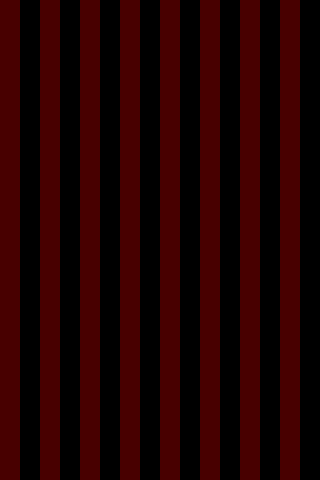

A level layout from a 2D game, rendered from its tile map. Below: a short description, then the map file with tile-grid data replaced by summaries:
An orthogonal 32x48 tile map with 10x10 px tiles, 1 tile layer (Tile Layer 1) and 79 objects.

<map version="1.0" orientation="orthogonal" renderorder="right-down" width="32" height="48" tilewidth="10" tileheight="10" nextobjectid="81">
 <properties>
  <property name="hazard_type" value="bunker" />
  <property name="par" value="4" />
  <property name="target_x" value="26" />
  <property name="target_y" value="7" />
  <property name="tee_x" value="7" />
  <property name="tee_y" value="47" />
  <property name="yards" value="358" />
 </properties>
 <tileset firstgid="1" name="tiles" tilewidth="10" tileheight="10" tilecount="1">
  <image source="tiles.png" width="10" height="10" />
 </tileset>
 <layer name="Tile Layer 1" width="32" height="48" opacity="0.32">
  <data>[1536 cells, 768 non-empty, 1 distinct tile ids]</data>
 </layer>
 <objectgroup name="quads">
  <object id="1" x="220" y="122" width="21" height="70">
   <properties>
    <property name="type" value="water" />
   </properties>
  </object>
  <object id="2" x="220.5" y="181" width="19.5" height="119.5">
   <properties>
    <property name="type" value="water" />
   </properties>
  </object>
  <object id="3" x="238" y="289.5" width="20.5" height="81">
   <properties>
    <property name="type" value="water" />
   </properties>
  </object>
  <object id="4" x="220.5" y="361" width="23" height="119.5">
   <properties>
    <property name="type" value="water" />
   </properties>
  </object>
  <object id="5" x="200.5" y="1" width="21.5" height="130.5">
   <properties>
    <property name="type" value="water" />
   </properties>
  </object>
  <object id="6" x="59.8182" y="460.182" width="20.2727" height="38.8182">
   <properties>
    <property name="type" value="fairway" />
   </properties>
  </object>
  <object id="7" x="240" y="30.5" width="59" height="69.5">
   <properties>
    <property name="type" value="fairway" />
   </properties>
  </object>
  <object id="8" x="223" y="61" width="37" height="49.5">
   <properties>
    <property name="type" value="fairway" />
   </properties>
  </object>
  <object id="11" x="139.5" y="151" width="60.5" height="69.5">
   <properties>
    <property name="type" value="water" />
   </properties>
  </object>
  <object id="12" x="121" y="170.5" width="38.5" height="40">
   <properties>
    <property name="type" value="water" />
   </properties>
  </object>
  <object id="13" x="180.5" y="161" width="41.5" height="49.5">
   <properties>
    <property name="type" value="water" />
   </properties>
  </object>
  <object id="14" x="81.5" y="90.5" width="99" height="50.5">
   <properties>
    <property name="type" value="fairway" />
   </properties>
  </object>
  <object id="15" x="40" y="110.5" width="60" height="60">
   <properties>
    <property name="type" value="fairway" />
   </properties>
  </object>
  <object id="16" x="20" y="161" width="60" height="119">
   <properties>
    <property name="type" value="fairway" />
   </properties>
  </object>
  <object id="17" x="41" y="270.5" width="79" height="90">
   <properties>
    <property name="type" value="fairway" />
   </properties>
  </object>
 </objectgroup>
 <objectgroup color="#ffaa00" name="triangles">
  <object id="9" x="221.667" y="30.6667" width="21.3333" height="32.6667">
   <properties>
    <property name="omit" value="0" />
    <property name="type" value="fairway" />
   </properties>
  </object>
  <object id="10" x="258" y="98" width="42" height="12.6667">
   <properties>
    <property name="omit" value="2" />
    <property name="type" value="fairway" />
   </properties>
  </object>
  <object id="18" x="40.5" y="90.5" width="44.5" height="23.5">
   <properties>
    <property name="omit" value="0" />
    <property name="type" value="fairway" />
   </properties>
  </object>
  <object id="19" x="20" y="110.5" width="23.5" height="53.5">
   <properties>
    <property name="omit" value="0" />
    <property name="type" value="fairway" />
   </properties>
  </object>
  <object id="20" x="20" y="278" width="24" height="83">
   <properties>
    <property name="omit" value="1" />
    <property name="type" value="fairway" />
   </properties>
  </object>
 </objectgroup>
 <objectgroup color="#55aa00" name="trees">
  <object id="21" x="304.375" y="80.375" width="5.25" height="5.25" />
  <object id="22" x="308.375" y="102.375" width="5.25" height="5.25" />
  <object id="23" x="296.375" y="118.375" width="5.25" height="5.25" />
  <object id="24" x="261.042" y="125.375" width="5.25" height="5.25" />
  <object id="25" x="282.375" y="134.375" width="5.25" height="5.25" />
  <object id="26" x="269.375" y="118.375" width="5.25" height="5.25" />
  <object id="27" x="192.708" y="134.042" width="5.25" height="5.25" />
  <object id="28" x="209.375" y="138.708" width="5.25" height="5.25" />
  <object id="29" x="203.375" y="150.708" width="5.25" height="5.25" />
  <object id="30" x="210.042" y="214.042" width="5.25" height="5.25" />
  <object id="31" x="203.375" y="232.708" width="5.25" height="5.25" />
  <object id="32" x="246.042" y="261.375" width="5.25" height="5.25" />
  <object id="33" x="226.042" y="313.375" width="5.25" height="5.25" />
  <object id="34" x="212.042" y="276.042" width="5.25" height="5.25" />
  <object id="35" x="250.042" y="381.375" width="5.25" height="5.25" />
  <object id="36" x="180.708" y="68.7083" width="5.25" height="5.25" />
  <object id="37" x="165.375" y="59.375" width="5.25" height="5.25" />
  <object id="38" x="142.042" y="71.375" width="5.25" height="5.25" />
  <object id="39" x="126.708" y="63.375" width="5.25" height="5.25" />
  <object id="40" x="112.708" y="59.375" width="5.25" height="5.25" />
  <object id="41" x="92.7083" y="66.0417" width="5.25" height="5.25" />
  <object id="42" x="189.375" y="26.0417" width="5.25" height="5.25" />
  <object id="43" x="176.708" y="42.7083" width="5.25" height="5.25" />
  <object id="44" x="169.375" y="38.0417" width="5.25" height="5.25" />
  <object id="45" x="58.7083" y="73.375" width="5.25" height="5.25" />
  <object id="47" x="26.7083" y="88.7083" width="5.25" height="5.25" />
  <object id="48" x="22.7083" y="100.042" width="5.25" height="5.25" />
  <object id="49" x="43.375" y="70.0417" width="5.25" height="5.25" />
  <object id="50" x="42.7083" y="105.375" width="5.25" height="5.25" />
  <object id="51" x="24.7083" y="116.042" width="5.25" height="5.25" />
  <object id="52" x="32.7083" y="122.708" width="5.25" height="5.25" />
  <object id="53" x="34.0417" y="134.042" width="5.25" height="5.25" />
  <object id="54" x="24.7083" y="146.708" width="5.25" height="5.25" />
  <object id="55" x="28.7083" y="165.375" width="5.25" height="5.25" />
  <object id="56" x="22.7083" y="196.708" width="5.25" height="5.25" />
  <object id="57" x="32.7083" y="208.708" width="5.25" height="5.25" />
  <object id="58" x="21.375" y="222.708" width="5.25" height="5.25" />
  <object id="59" x="24.7083" y="246.042" width="5.25" height="5.25" />
  <object id="60" x="10.7083" y="109.375" width="5.25" height="5.25" />
  <object id="61" x="19.375" y="314.708" width="5.25" height="5.25" />
  <object id="62" x="22.0417" y="329.375" width="5.25" height="5.25" />
  <object id="63" x="12.0417" y="342.708" width="5.25" height="5.25" />
  <object id="64" x="110.042" y="353.375" width="5.25" height="5.25" />
  <object id="65" x="102.708" y="312.708" width="5.25" height="5.25" />
  <object id="66" x="116.042" y="298.708" width="5.25" height="5.25" />
  <object id="67" x="104.042" y="275.375" width="5.25" height="5.25" />
  <object id="68" x="116.708" y="262.708" width="5.25" height="5.25" />
  <object id="69" x="115.375" y="372.042" width="5.25" height="5.25" />
  <object id="70" x="104.042" y="390.042" width="5.25" height="5.25" />
  <object id="71" x="93.375" y="409.375" width="5.25" height="5.25" />
  <object id="72" x="81.375" y="428.042" width="5.25" height="5.25" />
  </objectgroup>
 <objectgroup name="waypoints">
  <!-- 1 objects omitted --></objectgroup>
</map>
<!-- 8 of 79 objects omitted -->
